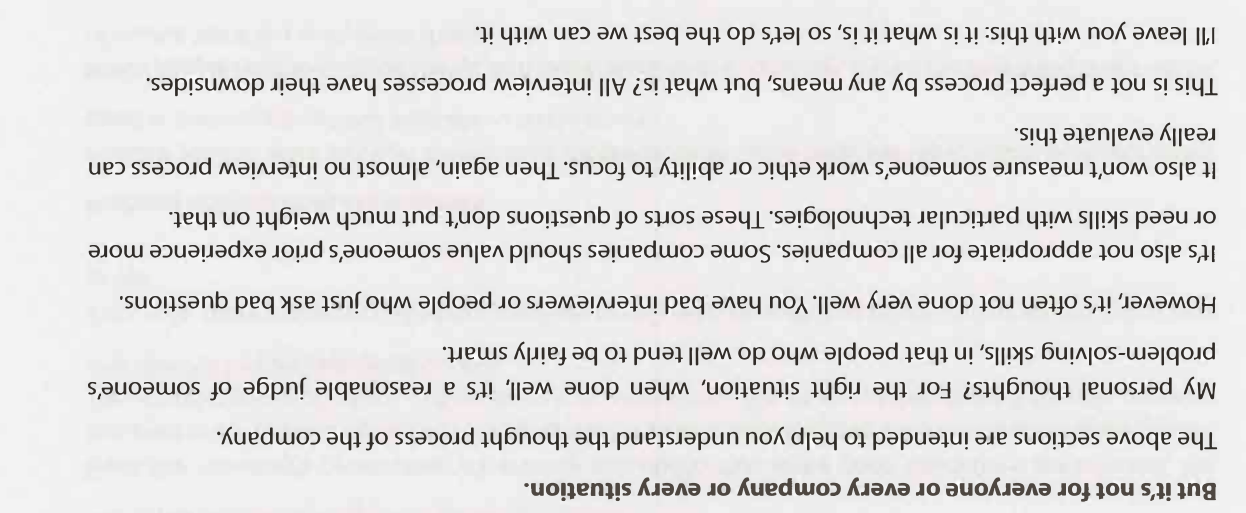
#> input picture assets/datainv.png, 1246 x 513 px
$ jupyter execute --allow-errors usefull.ipynb
#> lines starting #> are read from the running program, lines starting #| are printed output that depends on the picture
some usefull things

[cell 1]
from PIL import Image, ImageEnhance, ImageFilter

im = Image.open("assets/datainv.png") # the second one
#> im is the input picture: PIL image 1246x513 RGBA; mean R, G, B, A 222.8, 222.1, 221.8, 255
im = im.filter(ImageFilter.MedianFilter())
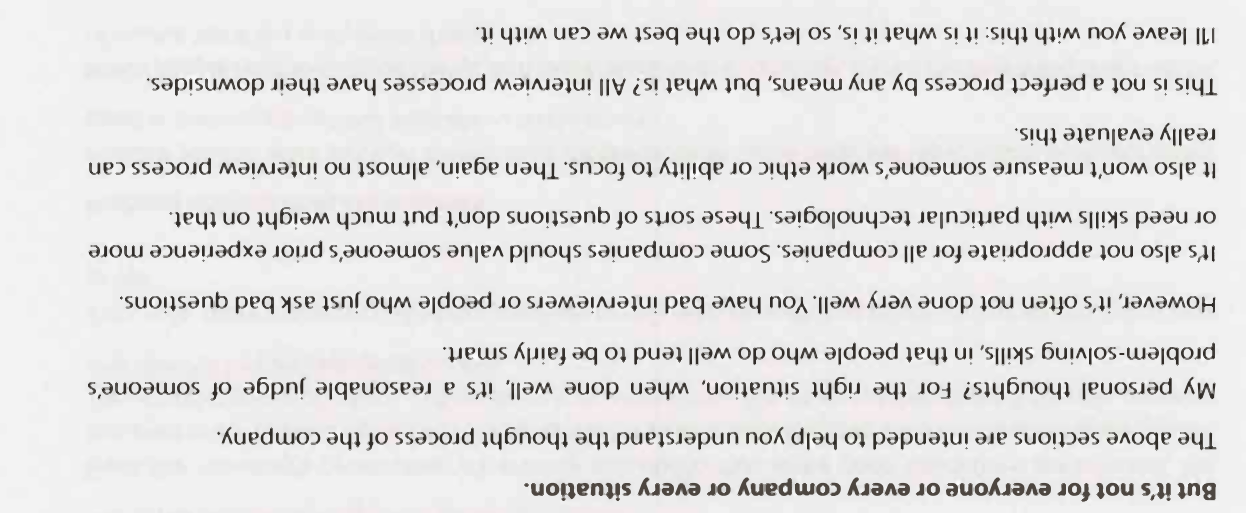
#> im: PIL image 1246x513 RGBA; mean R, G, B, A 224.1, 223.4, 223.1, 255
# im = ImageEnhance.Contrast(im).enhance(1)
im = im.convert('1')
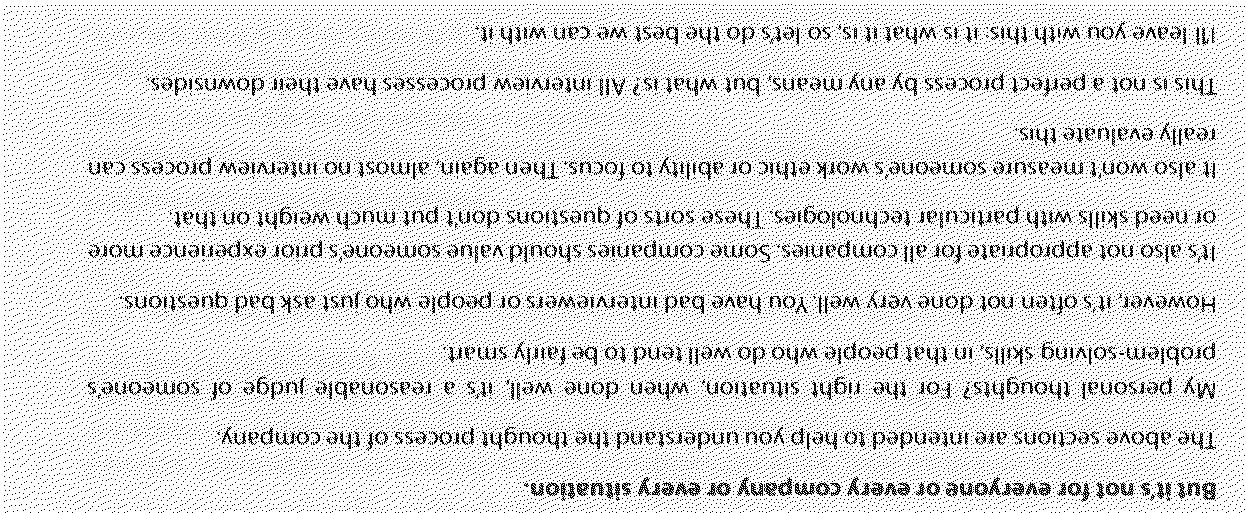
#> im: PIL image 1246x513 1; 87.7% white; black in thin lines or dots
im.save('temp2.jpg')
#> (the rest of this cell did not finish here and is left out)

$ run again, with assets/data.png copied over assets/datainv.png
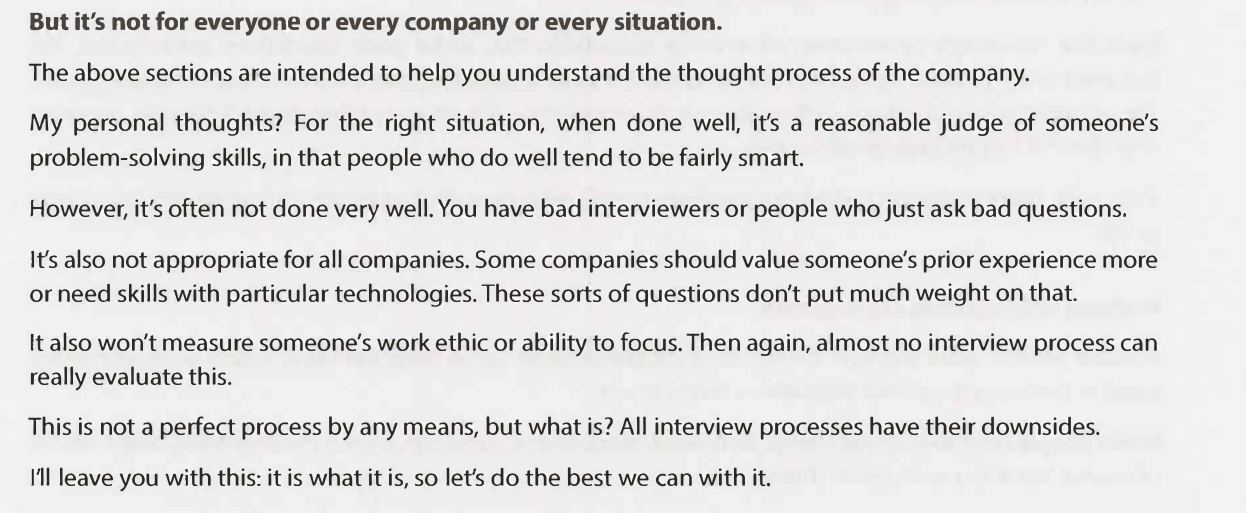
#> input picture assets/data.png, 1246 x 513 px
#> im is the input picture: PIL image 1246x513 RGBA; mean R, G, B, A 223.1, 222.5, 222.2, 255
#> `im = im.filter(ImageFilter.MedianFilter())`:
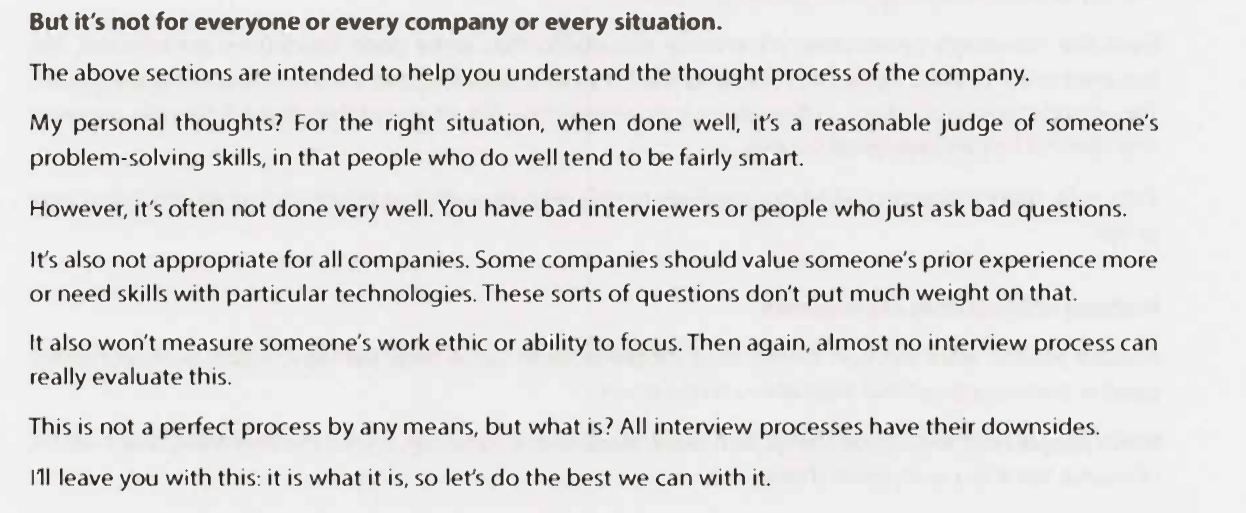
#> im: PIL image 1246x513 RGBA; mean R, G, B, A 224.4, 223.8, 223.6, 255
#> `im = im.convert('1')`:
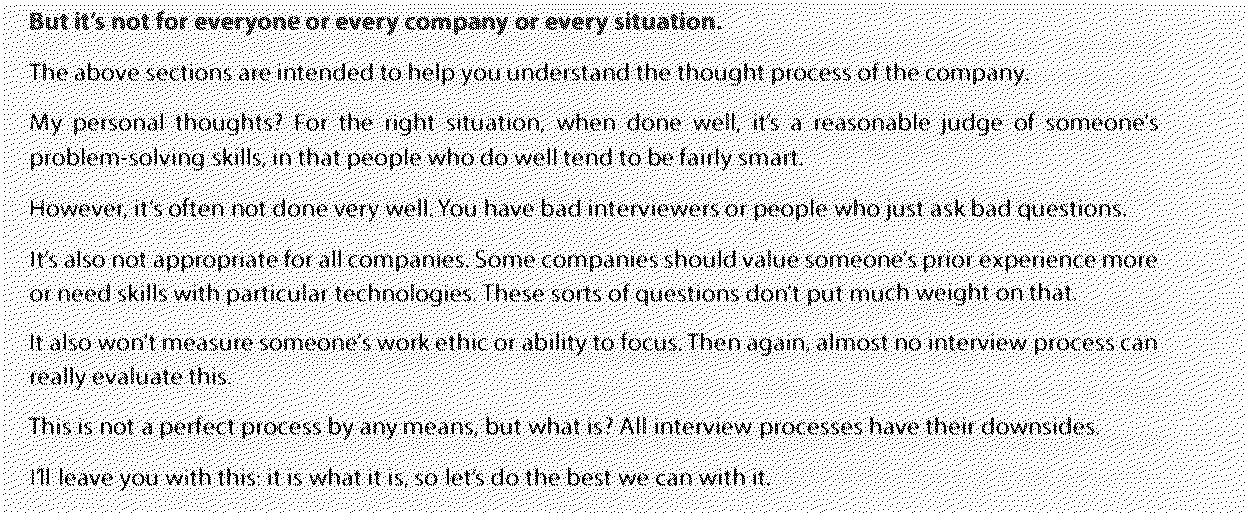
#> im: PIL image 1246x513 1; 87.8% white; black in thin lines or dots
